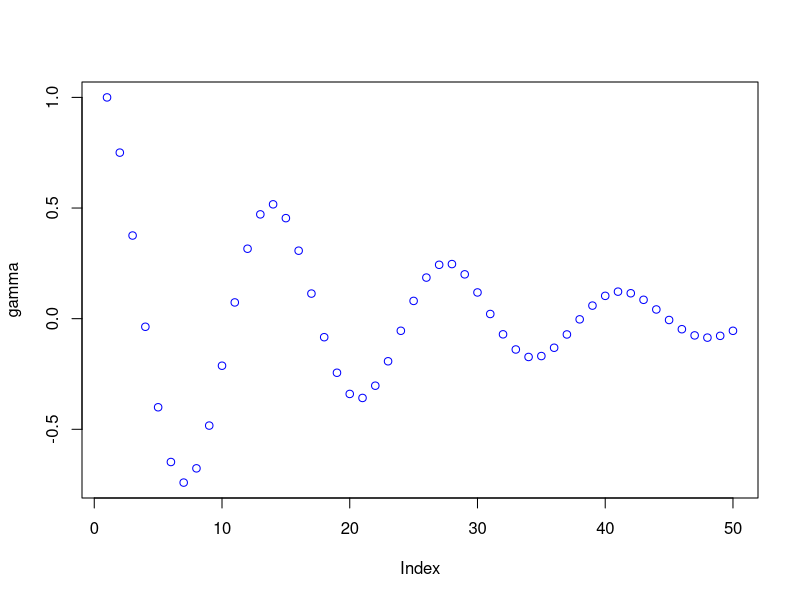

This figure's R source:
#initialization
psi0 = 1
psi1 = 0.3
psi2 = 0.41
theta3 = 0.1
psi3 = 1.7*psi2 - 0.9*psi1 + theta3
psi <- c(psi0,psi1,psi2,psi3)
#compute the rest
for (j in 2:48)
  psi[j+2] = 1.7*psi[j+1] - 0.9*psi[j]

#Initialize gamma with gamma0 and gamma1

gamma1  = psi[1]*psi[1]
gamma2 = 0
for (k in 1:4)
  gamma2 = gamma2 + psi[k]*psi[k+1]


gamma = c(gamma1,gamma2)
# comute the rest of the gamma's
for (k in 1:48)
  gamma[k+2] = 1.7*gamma[k+1] - 0.9*gamma[k]

#plot
png("yapi.png")
plot(gamma, col='blue')
